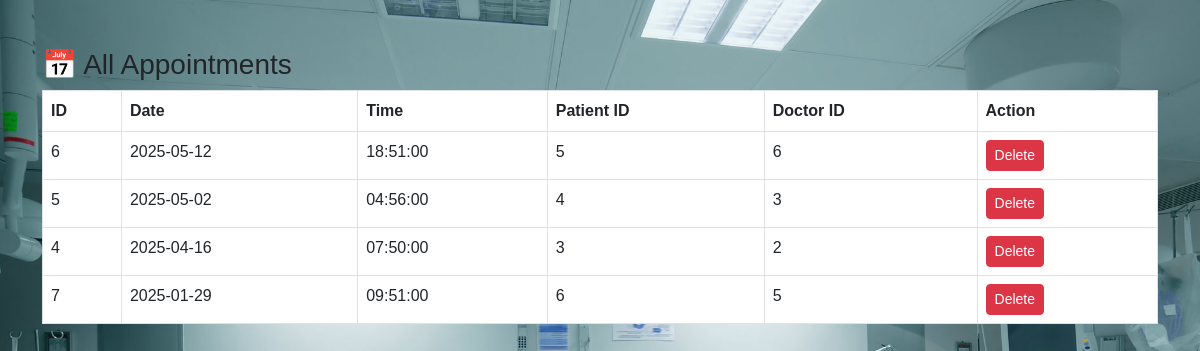
/HMS/pages/view_appointments.php (signed in), run on the app's committed database.
### tables this page shows
CREATE TABLE `appointment` (
  `AppointmentID` int(11) NOT NULL,
  `Date` date DEFAULT NULL,
  `Time` time DEFAULT NULL,
  `PatientID` int(11) DEFAULT NULL,
  `DoctorID` int(11) DEFAULT NULL
);

### HMS/pages/view_appointments.php (the view, shortened to what this page needs)
<?php
include('../includes/db.php');
include('../includes/header.php');
?>
<div class="container mt-5">
  <h3>📅 All Appointments</h3>
  <table class="table table-bordered">
    <thead>
      <tr>
        <th>ID</th>
        <th>Date</th>
        <th>Time</th>
        <th>Patient ID</th>
        <th>Doctor ID</th>
        <th>Action</th>
      </tr>
    </thead>
    <tbody>
      <?php
        $result = mysqli_query($conn, "SELECT * FROM Appointment ORDER BY Date DESC, Time DESC");
        if (mysqli_num_rows($result) > 0) {
          while ($row = mysqli_fetch_assoc($result)) {
            echo "<tr>
                    <td>{$row['AppointmentID']}</td>
                    <td>{$row['Date']}</td>
                    <td>{$row['Time']}</td>
                    <td>{$row['PatientID']}</td>
                    <td>{$row['DoctorID']}</td>
                    <td>
                      <a href='view_appointments.php?delete={$row['AppointmentID']}' class='btn btn-danger btn-sm' onclick='return confirm(\"Delete this appointment?\")'>Delete</a>
                    </td>
                  </tr>";
          }
        } else {
          echo "<tr><td colspan='6' class='text-center'>No appointments found.</td></tr>";
        }
      ?>
    </tbody>
  </table>
</div>
<?php include('../includes/footer.php'); ?>

### HMS/includes/header.php (style rules this page uses)
body { background: url('/HMS/assets/img/hospital-bg.jpg') no-repeat center center fixed; background-size: cover; font-family: 'Poppins', sans-serif; margin: 0; padding: 0; }

### data on the page
appointment: AppointmentID "6", Date "2025-05-12", Time "18:51:00", PatientID "5", DoctorID "6"
appointment: AppointmentID "5", Date "2025-05-02", Time "04:56:00", PatientID "4", DoctorID "3"
appointment: AppointmentID "4", Date "2025-04-16", Time "07:50:00", PatientID "3", DoctorID "2"
appointment: AppointmentID "7", Date "2025-01-29", Time "09:51:00", PatientID "6", DoctorID "5"
